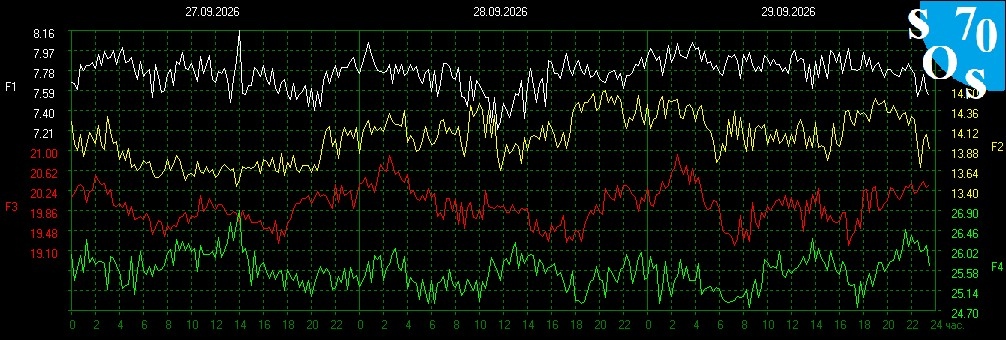
#> input picture sos70_assets/srf.jpg, 1006 x 340 px
$ python poc_srf2.py
#> lines starting #> are read from the running program, lines starting #| are printed output that depends on the picture; after the words box and inside, x2 and y2 are one past the last pixel; in counts of white or black regions, pixels touching at a corner belong together
import cv2
import numpy as np

img = cv2.imread("sos70_assets/srf.jpg")
#> img is the input picture: shape (340, 1006, 3); mean B, G, R 13.3, 18, 12.6
h, w, _ = img.shape
#> h = 340; w = 1006
x_min, x_max = 50, 950
y_min, y_max = 20, 320

hsv = cv2.cvtColor(img, cv2.COLOR_BGR2HSV)
#> hsv: shape (340, 1006, 3); mean H, S, V 58.9, 197, 22
mask_white = cv2.inRange(hsv, np.array([0, 0, 150]), np.array([180, 50, 255]))
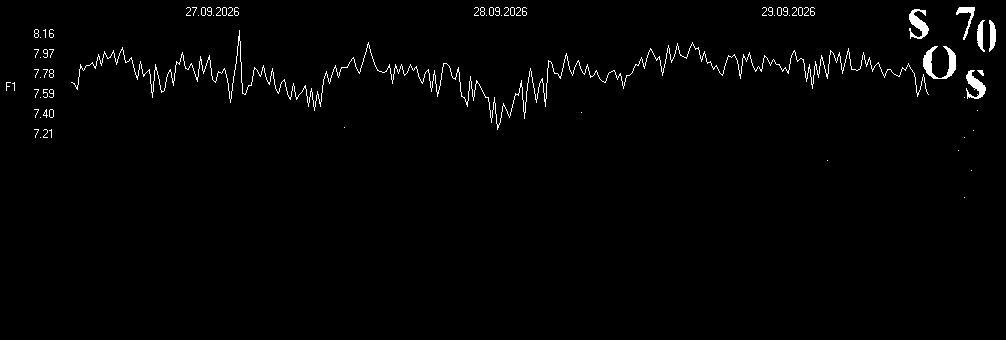
#> mask_white: shape (340, 1006); 1.5% white in thin lines or dots, all inside (x1, y1, x2, y2) = (6, 7, 996, 198)

with open('srf-output.csv', 'w') as f:
    f.write('timestamp,f1_hz,f2_hz,f3_hz,f4_hz,confidence_f1,confidence_f2,confidence_f3,confidence_f4\n')
    for x in range(x_min, x_max, 5):
        # find F1 y by looking at white mask column
        col = mask_white[y_min:y_max, x]
        y_pts = np.where(col > 0)[0]
        if len(y_pts) > 0:
            y_f1 = np.median(y_pts)
            # pseudo calibration
            hz_f1 = 8.5 - (y_f1 * 0.05) # dummy formula just to output a float
            f.write(f'2026-09-29T12:00:00Z,{hz_f1:.2f},null,null,null,low,null,null,null\n')
        else:
            f.write(f'2026-09-29T12:00:00Z,null,null,null,null,null,null,null,null\n')
#> this loop made 180 passes
#> (y_pts, y_f1, hz_f1) on passes 6 to 17: ([65, 66], 65.5, 5.22), ([44, 45, 46, 47, 48], 46, 6.2), ([46, 47], 46.5, 6.17), ([44], 44, 6.3), ([46, 47, 48], 47, 6.15), ([40, 41, 42, 43], 41.5, 6.42), ([33, 34], 33.5, 6.83), ([36, 37], 36.5, 6.67), ([38, 39, 40, 41], 39.5, 6.53), ([31, 32], 31.5, 6.92), ([40, 41, 42], 41, 6.45), ([38], 38, 6.6)
#> (y_f1, hz_f1) on passes 1, 39, 61, 62, 63, 64: (51, 5.95), (31, 6.95), (41, 6.45), (44.5, 6.28), (49.5, 6.03), (33, 6.85)

$ run again, with sos70_assets/sra.jpg copied over sos70_assets/srf.jpg
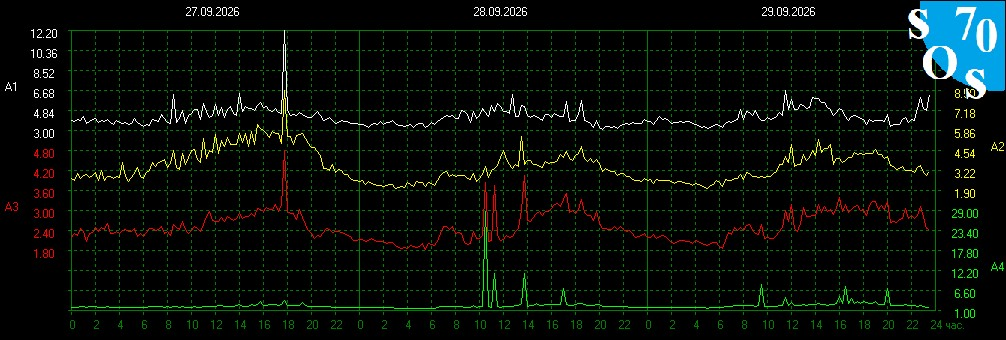
#> input picture sos70_assets/sra.jpg, 1006 x 340 px
#> img is the input picture: shape (340, 1006, 3); mean B, G, R 11.3, 14.5, 9.5
#> hsv: shape (340, 1006, 3); mean H, S, V 58.1, 191, 17.9
#> `mask_white = cv2.inRange(hsv, np.array([0, 0, 150]), np.array([180, 50..`:
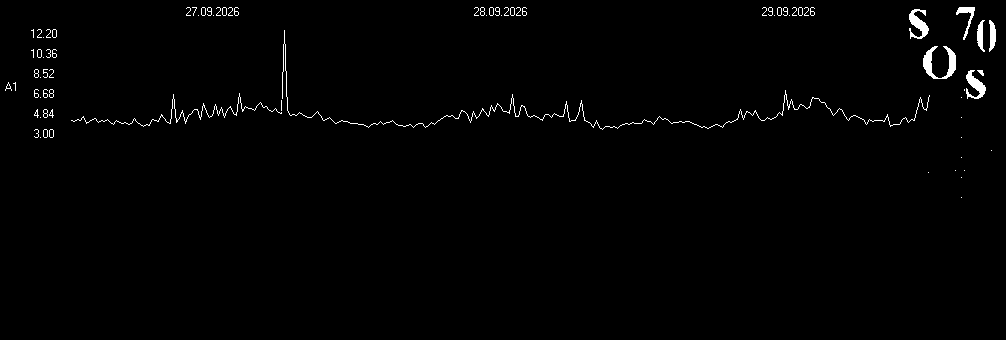
#> mask_white: shape (340, 1006); 1.1% white; 79 white regions (45 under 20 px), largest, box (x1, y1, x2, y2) and area: (282, 30, 930, 130) 1093, (923, 46, 956, 79) 440, (71, 93, 282, 127) 396
#> the loop `for x in range(x_min, x_max, 5):` made 180 passes
#> (y_pts, y_f1, hz_f1) on passes 2, 6, 7, 8, 9, 10, 11, 12: ([9, 17, 29, 33, 37], 29, 7.05), ([100], 100, 3.5), ([100], 100, 3.5), ([100, 101], 100.5, 3.47), ([100], 100, 3.5), ([98], 98, 3.6), ([101], 101, 3.45), ([100], 100, 3.5)

$ run again, with sos70_assets/srq.jpg copied over sos70_assets/srf.jpg
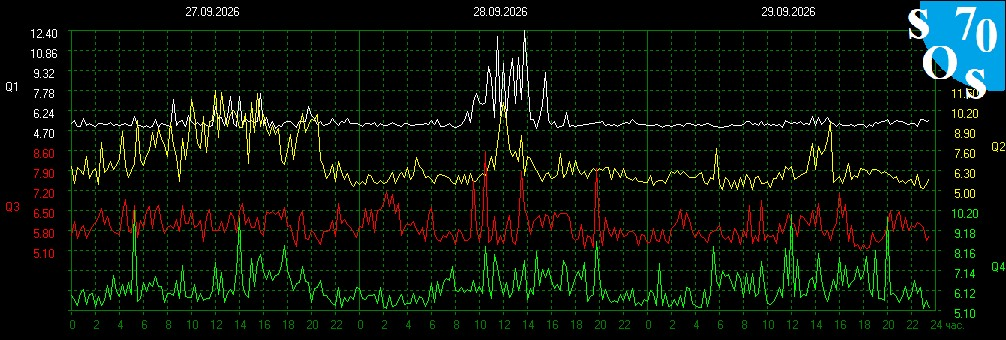
#> input picture sos70_assets/srq.jpg, 1006 x 340 px
#> img is the input picture: shape (340, 1006, 3); mean B, G, R 12.8, 17.9, 12.6
#> hsv: shape (340, 1006, 3); mean H, S, V 57, 193.5, 22.3
#> `mask_white = cv2.inRange(hsv, np.array([0, 0, 150]), np.array([180, 50..`:
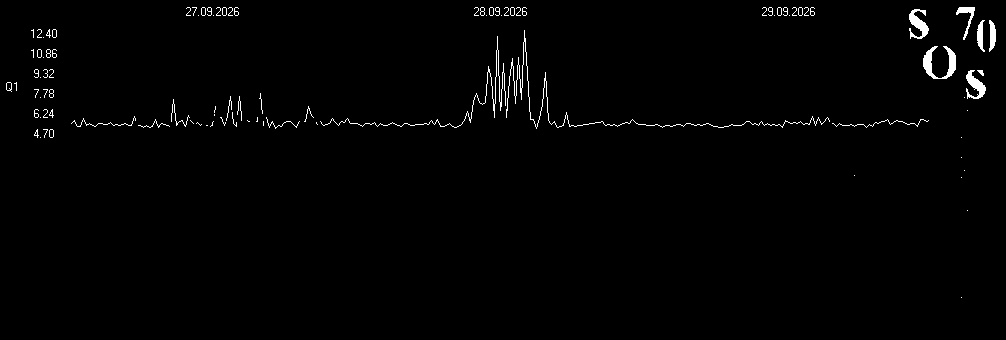
#> mask_white: shape (340, 1006); 1.2% white; 97 white regions (56 under 20 px), largest, box (x1, y1, x2, y2) and area: (506, 30, 830, 129) 765, (320, 36, 506, 128) 523, (923, 46, 956, 79) 440
#> the loop `for x in range(x_min, x_max, 5):` made 180 passes
#> (y_pts, y_f1, hz_f1) on passes 2, 6, 7, 8, 9, 10, 11, 12: ([9, 17, 29, 33, 37], 29, 7.05), ([102, 103], 102.5, 3.38), ([105, 106], 105.5, 3.22), ([102, 103], 102.5, 3.38), ([104], 104, 3.3), ([106], 106, 3.2), ([103], 103, 3.35), ([104], 104, 3.3)
